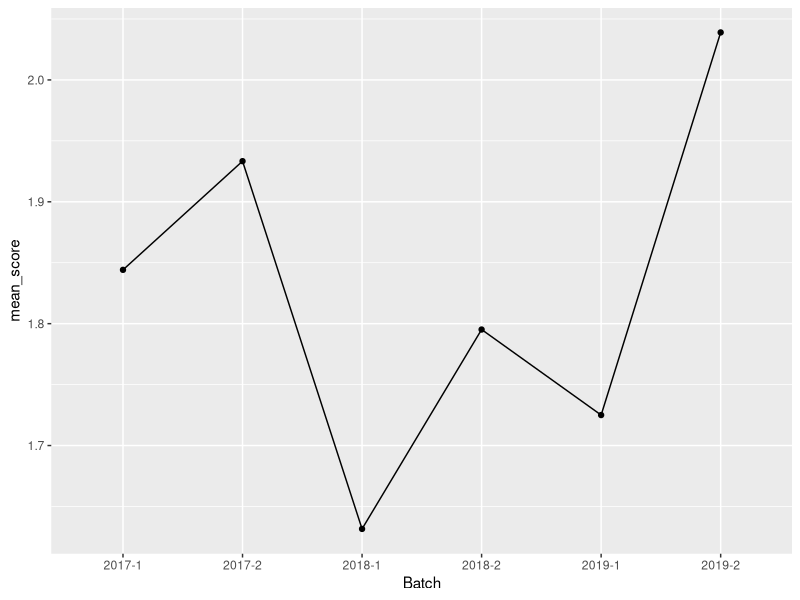

Source code (R):
library(dplyr)
library(ggplot2)
library(tidyverse)
data <- read.table("./data/TOTAL.csv",
                    header=TRUE, sep=",", stringsAsFactors = FALSE)

# Gets the data ready for a single center
data_single_center <- data %>% filter(SiteID == 'ACRS')
bar_data <- data_single_center  
# Clean the data for the visuals

column.names <- names(data)
questions <- column.names[12:25]


for (question in questions) {
  data_single_center[is.na(data_single_center[question]), question] <- '0'
  data_single_center[data_single_center[question] == 'Not Applicable',question] <- '0'
  data_single_center[data_single_center[question] == 'Almost Never',question] <- '1'
  data_single_center[data_single_center[question] == 'Sometimes',question] <- '2'
  data_single_center[data_single_center[question] == 'Most of the Time',question] <- '3'
  data_single_center[question] <- as.numeric(data_single_center[[question]])
  
}
  
#Visualization #1 Changes Over Time (Line or scatter plot)

dates_grouped <- data_single_center %>% group_by(Batch) %>% summarise(mean_score = mean(Do.more.volunteer.work, na.rm=TRUE))

ggplot(dates_grouped, aes(x=Batch, y=mean_score, group=1)) + geom_line() + geom_point()
  
# Visualization #2 Stacked Bar chart. Filter on question!
# Remove all NA values

bar_data <- bar_data[!is.na(data_single_center$Do.more.volunteer.work),]

grouped_data <- bar_data %>% group_by(Do.more.volunteer.work) %>% summarise(count = n())
  
single_center_bar <- ggplot(grouped_data, aes(x=reorder(Do.more.volunteer.work, -count),count))+geom_bar(stat="identity")


# Visualization #3 Race and Ethnicity

ethnicity_grouped <- data_single_center %>% group_by()



# Gets the data ready for a single center
cleaned_data <- data
# Clean the data for the visuals

column.names <- names(data)
questions <- column.names[12:25]


for (question in questions) {
  cleaned_data[is.na(cleaned_data[question]), question] <- '0'
  cleaned_data[cleaned_data[question] == 'Not Applicable',question] <- '0'
  cleaned_data[cleaned_data[question] == 'Almost Never',question] <- '1'
  cleaned_data[cleaned_data[question] == 'Sometimes',question] <- '2'
  cleaned_data[cleaned_data[question] == 'Most of the Time',question] <- '3'
  cleaned_data[question] <- as.numeric(cleaned_data[[question]])
  
}











# Data exploration


batch <- data %>% group_by(Batch) %>% summarise(count = n())

social.life <- cleaned_data %>% group_by(Batch) %>% summarise(mean1 = mean(Do.more.volunteer.work), mean2 = mean(See.friends.more.often.make.new.friends))

social.life.means <- social.life %>% select(mean1, mean2) %>% rowMeans()

social.life$total_mean <- social.life.means

# Explore Bar

grouped_data <- bar_data %>% group_by(Do.more.volunteer.work, See.friends.more.often.make.new.friends) %>% summarise(count = n()) #%>% filter(Do.more.volunteer.work == See.friends.more.often.make.new.friends)

single_center_bar <- ggplot(grouped_data, aes(x=reorder(Do.more.volunteer.work, -count),count))+geom_bar(stat="identity")

first <- bar_data %>% group_by(Do.more.volunteer.work) %>% summarise(count1 = n())# %>% rename(c(Do.more.volunteer.work = 'categories'))
second <- bar_data %>% group_by(See.friends.more.often.make.new.friends) %>% summarise(count2 = n())
